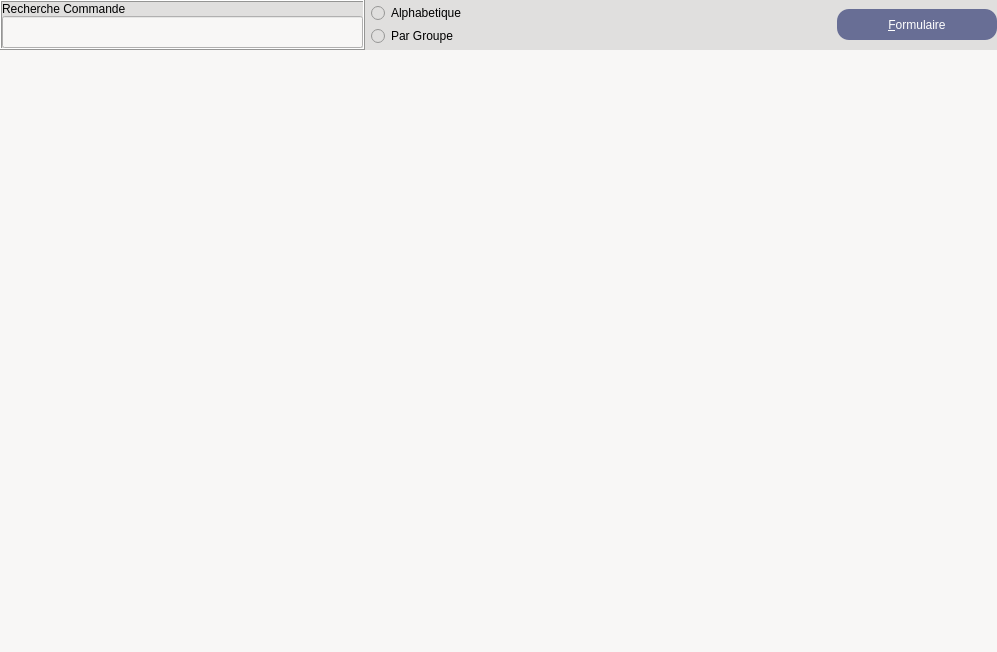
<?xml version="1.0" encoding="UTF-8"?>
<ui version="4.0">
 <class>ChoixCommandes</class>
 <widget class="QWidget" name="ChoixCommandes">
  <property name="geometry">
   <rect>
    <x>0</x>
    <y>0</y>
    <width>997</width>
    <height>652</height>
   </rect>
  </property>
  <property name="sizePolicy">
   <sizepolicy hsizetype="Expanding" vsizetype="Expanding">
    <horstretch>0</horstretch>
    <verstretch>0</verstretch>
   </sizepolicy>
  </property>
  <property name="minimumSize">
   <size>
    <width>505</width>
    <height>0</height>
   </size>
  </property>
  <property name="windowTitle">
   <string>DMacro</string>
  </property>
  <property name="styleSheet">
   <string notr="true">background-color : rgb(248,247,246)</string>
  </property>
  <layout class="QVBoxLayout" name="verticalLayout_5">
   <property name="spacing">
    <number>0</number>
   </property>
   <property name="margin">
    <number>0</number>
   </property>
   <item>
    <widget class="QFrame" name="frame_2">
     <property name="styleSheet">
      <string notr="true">background-color:rgb(224,223,222)</string>
     </property>
     <property name="frameShape">
      <enum>QFrame::NoFrame</enum>
     </property>
     <property name="frameShadow">
      <enum>QFrame::Raised</enum>
     </property>
     <layout class="QHBoxLayout" name="horizontalLayout">
      <property name="margin">
       <number>0</number>
      </property>
      <item>
       <widget class="QFrame" name="frame">
        <property name="styleSheet">
         <string notr="true">/*background-color:rgb(104,110,149)*/</string>
        </property>
        <property name="frameShape">
         <enum>QFrame::Box</enum>
        </property>
        <property name="frameShadow">
         <enum>QFrame::Raised</enum>
        </property>
        <layout class="QVBoxLayout" name="verticalLayout_2">
         <property name="spacing">
          <number>0</number>
         </property>
         <property name="margin">
          <number>0</number>
         </property>
         <item>
          <widget class="QLabel" name="textLabel6">
           <property name="sizePolicy">
            <sizepolicy hsizetype="Preferred" vsizetype="Fixed">
             <horstretch>0</horstretch>
             <verstretch>0</verstretch>
            </sizepolicy>
           </property>
           <property name="minimumSize">
            <size>
             <width>141</width>
             <height>0</height>
            </size>
           </property>
           <property name="text">
            <string>&lt;html&gt;&lt;head/&gt;&lt;body&gt;&lt;p&gt; Recherche Commande&lt;/p&gt;&lt;/body&gt;&lt;/html&gt;</string>
           </property>
           <property name="wordWrap">
            <bool>false</bool>
           </property>
          </widget>
         </item>
         <item>
          <widget class="QLineEdit" name="LEFiltre">
           <property name="sizePolicy">
            <sizepolicy hsizetype="Expanding" vsizetype="Fixed">
             <horstretch>0</horstretch>
             <verstretch>0</verstretch>
            </sizepolicy>
           </property>
           <property name="minimumSize">
            <size>
             <width>195</width>
             <height>32</height>
            </size>
           </property>
           <property name="styleSheet">
            <string notr="true">background-color : rgb(248,247,246)</string>
           </property>
          </widget>
         </item>
        </layout>
       </widget>
      </item>
      <item>
       <layout class="QVBoxLayout" name="verticalLayout_3">
        <property name="spacing">
         <number>0</number>
        </property>
        <item>
         <widget class="QRadioButton" name="RBalpha">
          <property name="text">
           <string>Alphabetique</string>
          </property>
         </widget>
        </item>
        <item>
         <widget class="QRadioButton" name="RBGroupe">
          <property name="text">
           <string>Par Groupe</string>
          </property>
         </widget>
        </item>
       </layout>
      </item>
      <item>
       <spacer name="horizontalSpacer">
        <property name="orientation">
         <enum>Qt::Horizontal</enum>
        </property>
        <property name="sizeHint" stdset="0">
         <size>
          <width>244</width>
          <height>20</height>
         </size>
        </property>
       </spacer>
      </item>
      <item>
       <layout class="QVBoxLayout" name="verticalLayout_4">
        <property name="spacing">
         <number>0</number>
        </property>
        <item>
         <spacer name="verticalSpacer_2">
          <property name="orientation">
           <enum>Qt::Vertical</enum>
          </property>
          <property name="sizeType">
           <enum>QSizePolicy::Fixed</enum>
          </property>
          <property name="sizeHint" stdset="0">
           <size>
            <width>20</width>
            <height>5</height>
           </size>
          </property>
         </spacer>
        </item>
        <item>
         <widget class="QPushButton" name="bFormulaire">
          <property name="sizePolicy">
           <sizepolicy hsizetype="Fixed" vsizetype="Fixed">
            <horstretch>0</horstretch>
            <verstretch>0</verstretch>
           </sizepolicy>
          </property>
          <property name="minimumSize">
           <size>
            <width>160</width>
            <height>31</height>
           </size>
          </property>
          <property name="toolTip">
           <string>Mise en données de la commande sélectionnée dans l'arbre. Un double-clic permet également de choisir une commande</string>
          </property>
          <property name="styleSheet">
           <string notr="true">background-color:rgb(104,110,149);
color :white;
border-radius : 12px
</string>
          </property>
          <property name="text">
           <string>&amp;Formulaire</string>
          </property>
          <property name="shortcut">
           <string>Shift+A, Alt+A, Alt+A, Alt+A</string>
          </property>
          <property name="autoDefault">
           <bool>true</bool>
          </property>
          <property name="default">
           <bool>true</bool>
          </property>
         </widget>
        </item>
        <item>
         <spacer name="verticalSpacer_3">
          <property name="orientation">
           <enum>Qt::Vertical</enum>
          </property>
          <property name="sizeType">
           <enum>QSizePolicy::Fixed</enum>
          </property>
          <property name="sizeHint" stdset="0">
           <size>
            <width>20</width>
            <height>5</height>
           </size>
          </property>
         </spacer>
        </item>
       </layout>
      </item>
     </layout>
     <zorder>frame</zorder>
     <zorder>horizontalSpacer</zorder>
    </widget>
   </item>
   <item>
    <widget class="QScrollArea" name="scrollAreaCommandes">
     <property name="styleSheet">
      <string notr="true"/>
     </property>
     <property name="frameShape">
      <enum>QFrame::NoFrame</enum>
     </property>
     <property name="verticalScrollBarPolicy">
      <enum>Qt::ScrollBarAsNeeded</enum>
     </property>
     <property name="widgetResizable">
      <bool>true</bool>
     </property>
     <widget class="QWidget" name="scrollAreaWidgetContents">
      <property name="geometry">
       <rect>
        <x>0</x>
        <y>0</y>
        <width>997</width>
        <height>592</height>
       </rect>
      </property>
      <layout class="QVBoxLayout" name="verticalLayout">
       <item>
        <layout class="QVBoxLayout" name="commandesLayout">
         <property name="spacing">
          <number>0</number>
         </property>
        </layout>
       </item>
       <item>
        <spacer name="verticalSpacer">
         <property name="orientation">
          <enum>Qt::Vertical</enum>
         </property>
         <property name="sizeType">
          <enum>QSizePolicy::Fixed</enum>
         </property>
         <property name="sizeHint" stdset="0">
          <size>
           <width>10</width>
           <height>5</height>
          </size>
         </property>
        </spacer>
       </item>
      </layout>
     </widget>
    </widget>
   </item>
  </layout>
 </widget>
 <layoutdefault spacing="6" margin="11"/>
 <pixmapfunction>qPixmapFromMimeSource</pixmapfunction>
 <resources/>
 <connections/>
</ui>
